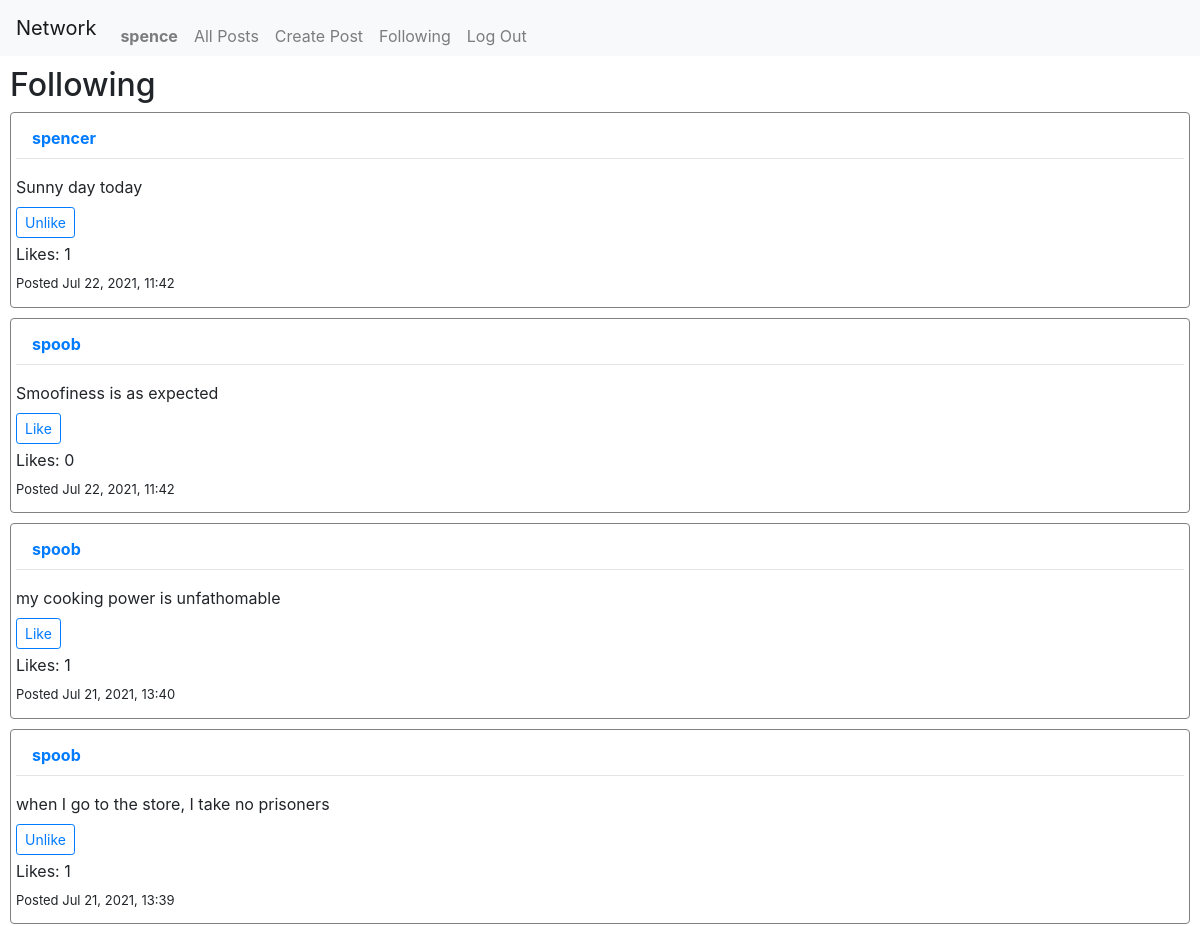
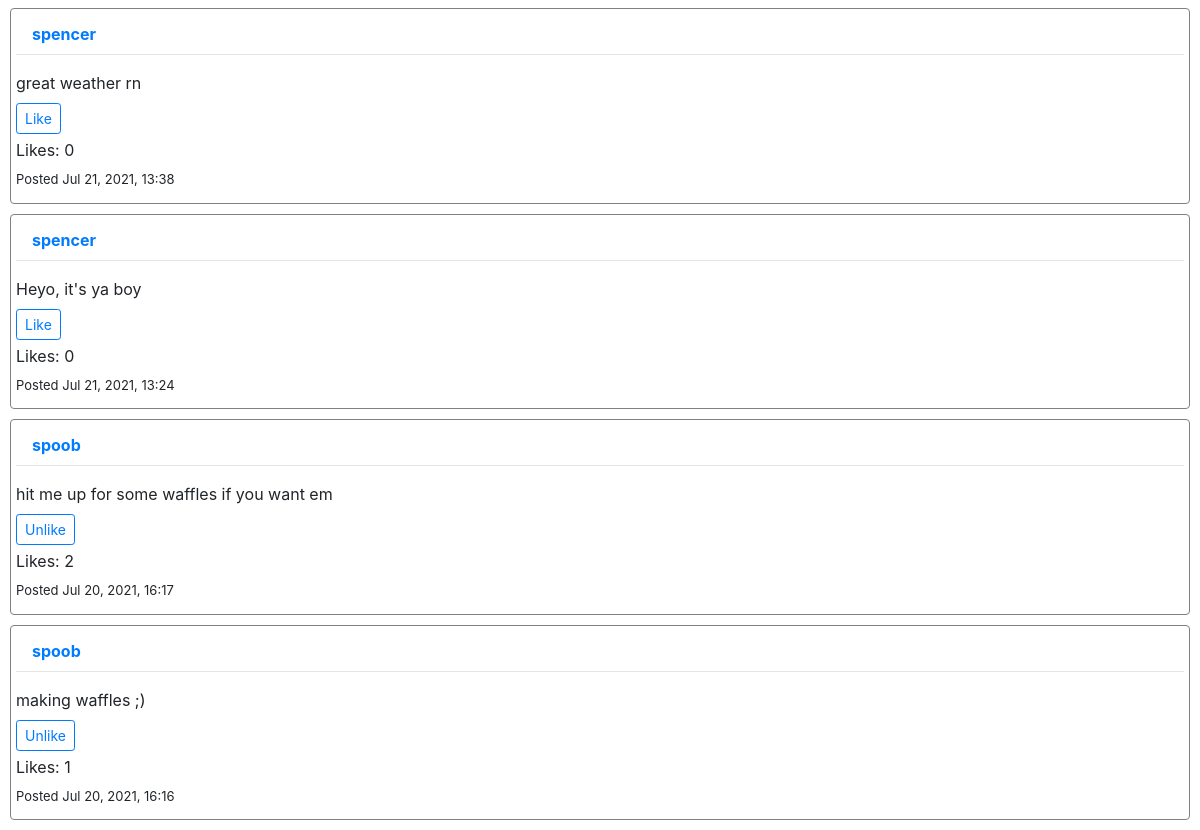
The page /following (signed in) on the database its author committed (2 pictures, top to bottom).
### network/models.py (models this page shows)
class User(AbstractUser):
    pass

class Post(models.Model):
    user = models.ForeignKey(
        "User", on_delete=models.CASCADE, related_name="posts_made")
    content = models.TextField(blank=True, null=True)
    post_timestamp = models.DateTimeField(auto_now_add=True)
    edit_timestamp = models.DateTimeField(blank=True, null=True)
    likes = models.IntegerField(default=0, null=True, blank=True)

### network/views.py (the view)
# urls.py: path("following", views.following_view, name="following"),
@login_required(login_url="login")
def following_view(request):
    pagenum = 1
    follows = Follow.objects.filter(follower=request.user.id)
    users_followed = [follow.followed.id for follow in follows]
    posts = [Post.objects.filter(user=user) for user in users_followed]
    likes = Like.objects.filter(user=request.user)
    likes = [like.post.id for like in likes]
    follow_posts = []
    for post in posts:
        for p in post:
            follow_posts.append(p)
    follow_posts.sort(key=lambda x: x.post_timestamp, reverse=True)
    if request.method == "POST":
        pagenum = int(request.POST["pagenum"])
        num = (pagenum - 1) * 10
        ten_posts = follow_posts[num:pagenum*10]
    else:
        ten_posts = follow_posts[:10]
    context = {
        "posts": ten_posts,
        "pagenum": pagenum,
        "total_posts": len(follow_posts),
        "page_posts": len(ten_posts),
        "likes": likes
    }
    return render(request, "network/following.html", context)

### network/templates/network/following.html (shortened to what this page needs)
{% extends "network/layout.html" %}
{% block posts %}
<h2>Following</h2>
{% include "network/display_posts.html" %}
{% endblock %}

### network/templates/network/layout.html (shortened to what this page needs)
{% load static %}
<!DOCTYPE html>
<html lang="en">
<head>
    <link rel="stylesheet" href="https://stackpath.bootstrapcdn.com/bootstrap/4.4.1/css/bootstrap.min.css"
>
    <link href="{% static 'network/styles.css' %}" rel="stylesheet">
</head>
<body>
    <nav class="navbar navbar-expand-lg navbar-light bg-light">
        <a class="navbar-brand" href="">Network</a>
        <div>
            <ul class="navbar-nav mr-auto">
                {% if user.is_authenticated %}
                <li class="nav-item">
                    <a class="nav-link" href="{% url 'profile' user.id %}"><strong>{{ user.username }}</strong></a>
                </li>
                {% endif %}
                <li class="nav-item">
                    <a class="nav-link" href="{% url 'index' %}">All Posts</a>
                </li>
                {% if user.is_authenticated %}
                <li class="nav-item">
                    <a class="nav-link" href="{% url 'new' %}">Create Post</a>
                </li>
                <li class="nav-item">
                    <a class="nav-link" href="{% url 'following' %}">Following</a>
                </li>
                <li class="nav-item">
                    <a class="nav-link" href="{% url 'logout' %}">Log Out</a>
                </li>
                {% endif %}
            </ul>
        </div>
    </nav>
    <div class="page-posts">
        {% block posts %}
        {% endblock %}
    </div>
</body>
</html>

### network/templates/network/display_posts.html (shortened to what this page needs)
{% for post in posts %}
    <div class="post" id="{{ post.id }}">
        <a class="nav-link" href="{% url 'profile' post.user.id %}"><p><strong>{{ post.user }}</strong></p></a>
        <hr>
        <p class="content" id="post-edit-{{ post.id }}">{{ post.content }}</p>
        {% if user.is_authenticated %}
        <form class="like-form" id="form-like-{{ post.id }}" action="{% url 'like' post.id %}" method="POST">
            {% if post.id in likes %}
                <button class="like btn btn-sm btn-outline-primary" type="button" id="like-{{ post.id }}">Unlike</button>
            {% else %}
                <button class="like btn btn-sm btn-outline-primary" type="button" id="like-{{ post.id }}">Like</button>
            {% endif %}
        </form>
        {% endif %}
        <div class="likes-div">
            <label for="likes-like-{{ post.id }}" class="likes">Likes: </label>
            <p id="likes-like-{{ post.id }}" class="likes">{{ post.likes }}</p>
        </div>
        <div class="timestamp-div" id="timestamp-div-{{ post.id }}">
            <p class="datetime">Posted {{ post.post_timestamp|date:"M d, Y, G:i" }}</p>
        </div>
    </div>
{% endfor %}

### network/static/network/styles.css (style rules this page uses)
.body, .page-posts, .next-pages { margin-right: 10px; margin-left: 10px; }
h2 { margin-top: 10px; }
.post { border: solid 1px grey; border-radius: 4px; padding: 5px; margin-bottom: 10px; }
.nav-link { height: 1.5rem; }
.post p { margin-bottom: 0.5rem; }
.btn { margin-bottom: 4px; }
.likes { display: inline-block; }
.datetime { font-size: small; }

### rows shown on the page
User: username "spence"
Post: user "spencer", content "Sunny day today", likes "1", post_timestamp "Jul 22, 2021, 11:42"
Post: user "spoob", content "Smoofiness is as expected", likes "0", post_timestamp "Jul 22, 2021, 11:42"
Post: user "spoob", content "my cooking power is unfathomable", likes "1", post_timestamp "Jul 21, 2021, 13:40"
Post: user "spoob", content "when I go to the store, I take no prisoners", likes "1", post_timestamp "Jul 21, 2021, 13:39"
Post: user "spencer", content "great weather rn", likes "0", post_timestamp "Jul 21, 2021, 13:38"
Post: user "spencer", content "Heyo, it's ya boy", likes "0", post_timestamp "Jul 21, 2021, 13:24"
Post: user "spoob", content "hit me up for some waffles if you want em", likes "2", post_timestamp "Jul 20, 2021, 16:17"
Post: user "spoob", content "making waffles ;)", likes "1", post_timestamp "Jul 20, 2021, 16:16"
